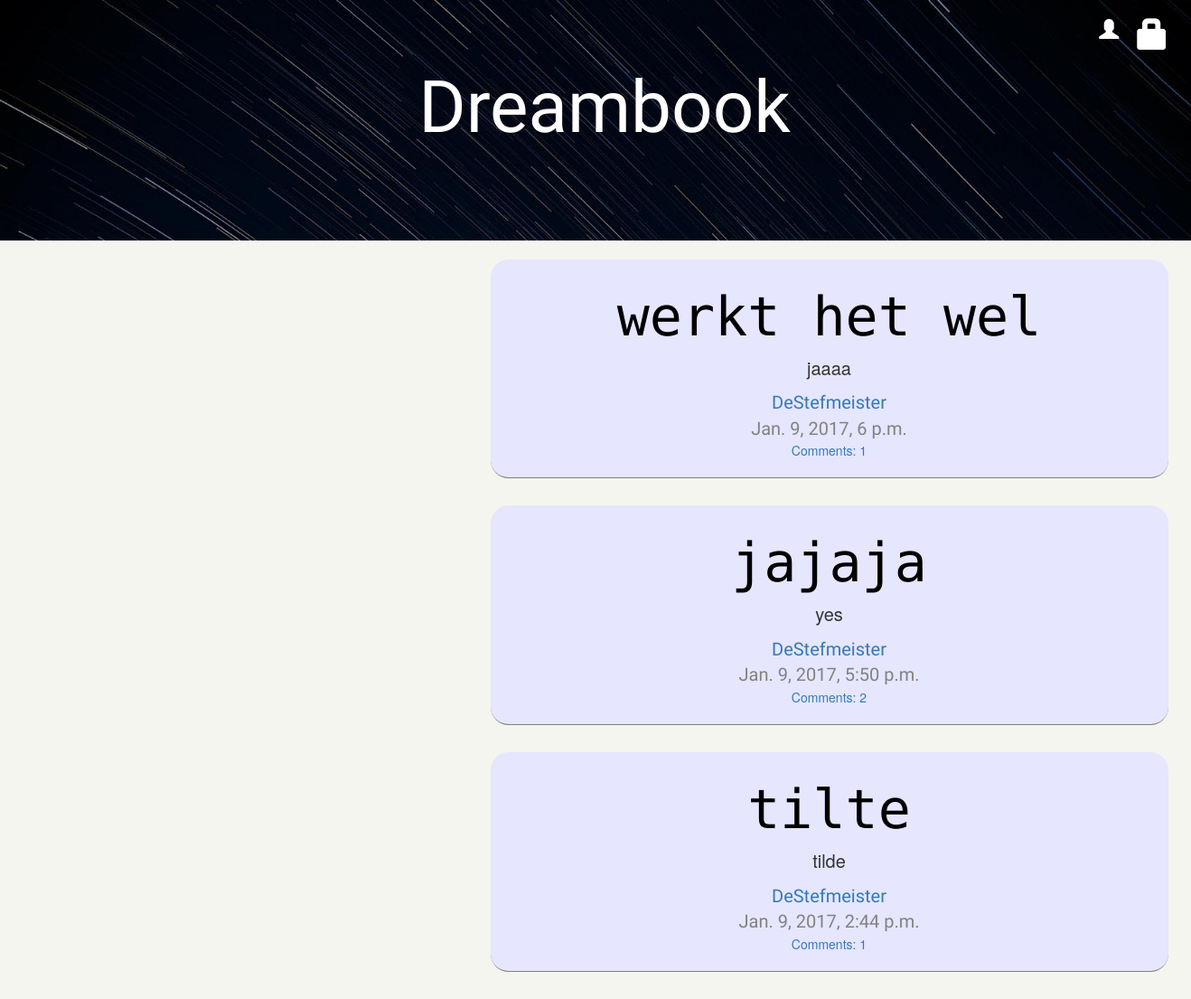
The app's page /, older data.
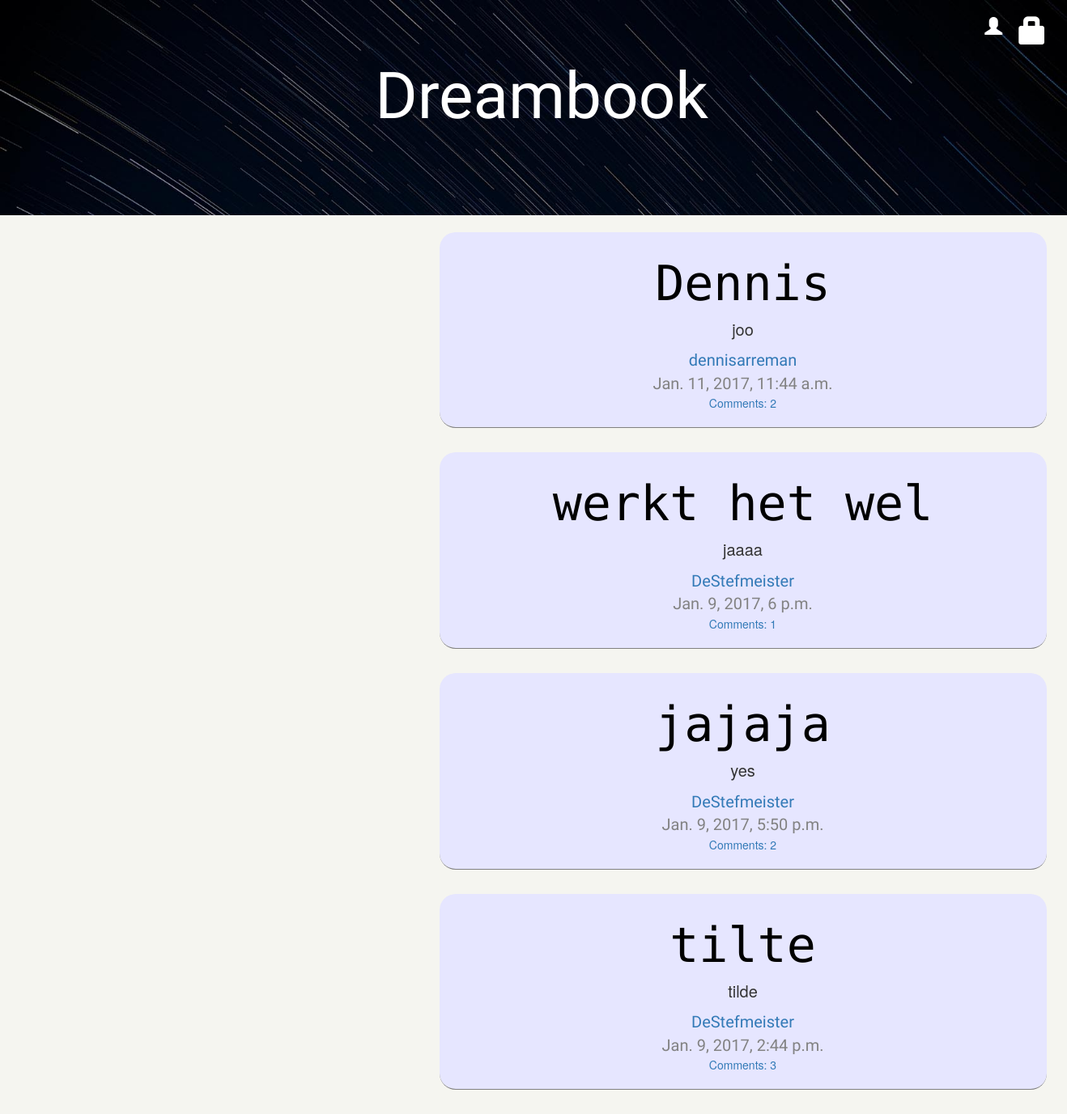
The same page, newer data.
### blog/models.py (models this page shows, shortened)
class Post(models.Model):
    author = models.ForeignKey(settings.AUTH_USER_MODEL, default = 1)
    title = models.CharField(max_length=200)
    text = models.TextField()
    created_date = models.DateTimeField(default=timezone.now)
    published_date = models.DateTimeField(blank=True, null=True)
    upvotes = models.IntegerField(default=0)
    downvotes = models.IntegerField(default=0)

### blog/views.py (the view)
# urls.py: url(r'^$', views.post_list, name='post_list'),
def post_list(request):
    posts = Post.objects.filter(published_date__lte=timezone.now()).order_by('-published_date')
    return render(request, 'blog/post_list.html', {'posts': posts})

### blog/templates/blog/post_list.html
{% extends 'blog/base.html' %}
{% block content %}
    {% for post in posts %}
        <div class="post">
            <h1><a href="{% url 'post_detail' pk=post.pk %}">{{ post.title }}</a></h1>
            <p>{{ post.text|linebreaksbr }}</p>
            <div class="date">
                <a href="{% url 'view_profile' pk=post.author.pk%}">{{ post.author }}</a>
            </div>
            <div class="date">
                {{ post.published_date }}
            </div>
            <a href="{% url 'post_detail' pk=post.pk %}">Comments: {{ post.comments.count }}</a>
        </div>
    {% endfor %}
{% endblock content %}

Row changes from the older to the newer data that the page shows:
added Post: title "Dennis", text "joo", author "dennisarreman", published_date "Jan. 11, 2017, 11:44 a.m.", comments.count "2"
computed for Post "tilte": comments.count "1" → "3"
